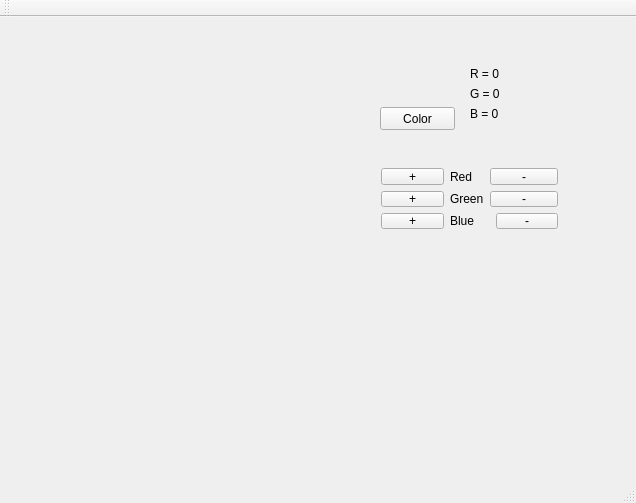
<?xml version="1.0" encoding="UTF-8"?>
<ui version="4.0">
 <class>MainWindow</class>
 <widget class="QMainWindow" name="MainWindow">
  <property name="geometry">
   <rect>
    <x>0</x>
    <y>0</y>
    <width>636</width>
    <height>503</height>
   </rect>
  </property>
  <property name="windowTitle">
   <string>MainWindow</string>
  </property>
  <widget class="QWidget" name="centralWidget">
   <widget class="QLabel" name="label">
    <property name="geometry">
     <rect>
      <x>30</x>
      <y>40</y>
      <width>300</width>
      <height>300</height>
     </rect>
    </property>
    <property name="text">
     <string/>
    </property>
   </widget>
   <widget class="QPushButton" name="pushButton">
    <property name="geometry">
     <rect>
      <x>380</x>
      <y>90</y>
      <width>75</width>
      <height>23</height>
     </rect>
    </property>
    <property name="text">
     <string>Color</string>
    </property>
   </widget>
   <widget class="QLabel" name="label_5">
    <property name="geometry">
     <rect>
      <x>470</x>
      <y>50</y>
      <width>47</width>
      <height>13</height>
     </rect>
    </property>
    <property name="text">
     <string>R = 0</string>
    </property>
   </widget>
   <widget class="QLabel" name="label_6">
    <property name="geometry">
     <rect>
      <x>470</x>
      <y>70</y>
      <width>47</width>
      <height>13</height>
     </rect>
    </property>
    <property name="text">
     <string>G = 0</string>
    </property>
   </widget>
   <widget class="QLabel" name="label_7">
    <property name="geometry">
     <rect>
      <x>470</x>
      <y>90</y>
      <width>47</width>
      <height>13</height>
     </rect>
    </property>
    <property name="text">
     <string>B = 0</string>
    </property>
   </widget>
   <widget class="QWidget" name="">
    <property name="geometry">
     <rect>
      <x>370</x>
      <y>140</y>
      <width>199</width>
      <height>83</height>
     </rect>
    </property>
    <layout class="QGridLayout" name="gridLayout">
     <item row="0" column="0">
      <widget class="QPushButton" name="pushButton_2">
       <property name="text">
        <string>+</string>
       </property>
      </widget>
     </item>
     <item row="0" column="1">
      <widget class="QLabel" name="label_2">
       <property name="text">
        <string>Red</string>
       </property>
      </widget>
     </item>
     <item row="0" column="2" colspan="2">
      <widget class="QPushButton" name="pushButton_3">
       <property name="text">
        <string>-</string>
       </property>
      </widget>
     </item>
     <item row="1" column="0">
      <widget class="QPushButton" name="pushButton_5">
       <property name="text">
        <string>+</string>
       </property>
      </widget>
     </item>
     <item row="1" column="1">
      <widget class="QLabel" name="label_3">
       <property name="text">
        <string>Green</string>
       </property>
      </widget>
     </item>
     <item row="1" column="2" colspan="2">
      <widget class="QPushButton" name="pushButton_4">
       <property name="text">
        <string>-</string>
       </property>
      </widget>
     </item>
     <item row="2" column="0">
      <widget class="QPushButton" name="pushButton_7">
       <property name="text">
        <string>+</string>
       </property>
      </widget>
     </item>
     <item row="2" column="1" colspan="2">
      <widget class="QLabel" name="label_4">
       <property name="text">
        <string>Blue</string>
       </property>
      </widget>
     </item>
     <item row="2" column="3">
      <widget class="QPushButton" name="pushButton_6">
       <property name="text">
        <string>-</string>
       </property>
      </widget>
     </item>
    </layout>
   </widget>
  </widget>
  <widget class="QMenuBar" name="menuBar">
   <property name="geometry">
    <rect>
     <x>0</x>
     <y>0</y>
     <width>636</width>
     <height>21</height>
    </rect>
   </property>
  </widget>
  <widget class="QToolBar" name="mainToolBar">
   <attribute name="toolBarArea">
    <enum>TopToolBarArea</enum>
   </attribute>
   <attribute name="toolBarBreak">
    <bool>false</bool>
   </attribute>
  </widget>
  <widget class="QStatusBar" name="statusBar"/>
 </widget>
 <layoutdefault spacing="6" margin="11"/>
 <resources/>
 <connections/>
</ui>
